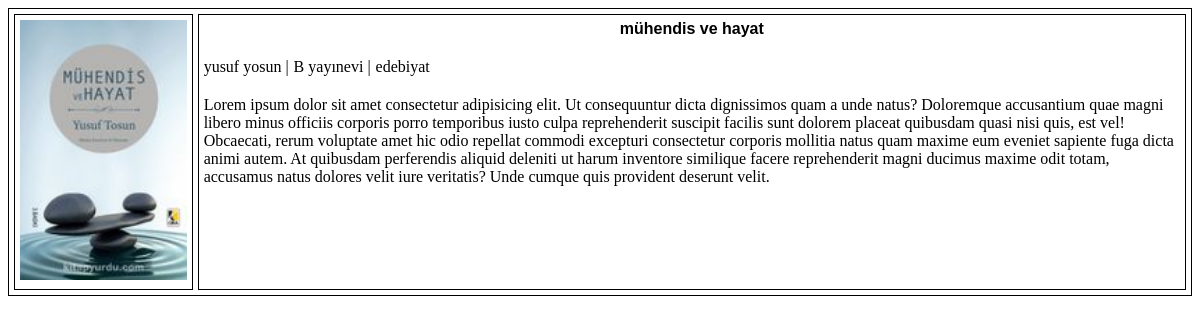
Before: /kitap_detay.php?id=4 with the older database file.
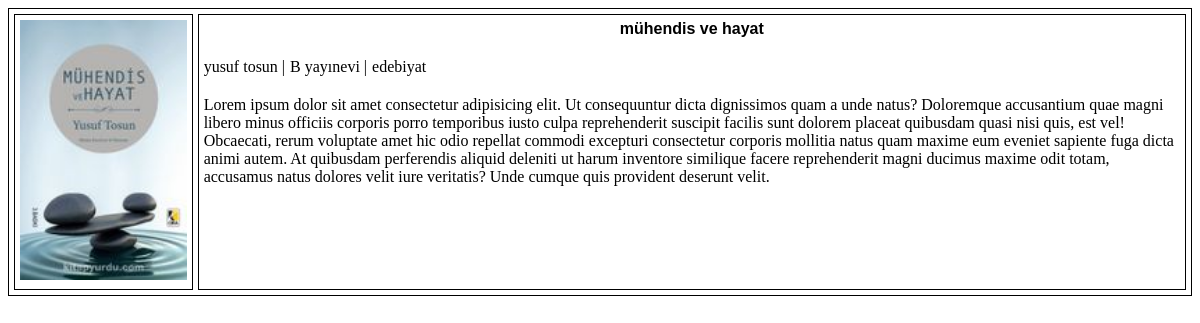
After: the same page with the newer database file.
### tables this page shows
CREATE TABLE `kitaplar` (
  `id` int(11) NOT NULL,
  `isim` varchar(100) NOT NULL,
  `resim` varchar(100) NOT NULL,
  `yayinevi` varchar(100) NOT NULL,
  `tur` varchar(100) NOT NULL,
  `yazar` varchar(100) NOT NULL,
  `ucret` int(11) NOT NULL
);

### kitap_detay.php (the view, shortened to what this page needs)
<?php $get_id = $_GET["id"]?>
<!DOCTYPE html>
<html lang="en">
<head>
    <link rel="stylesheet" type="text/css" href="kitap_Detay.css"/>
</head>
<body>
    <?php
        $host = "localhost";
        $username = "root";
        $password = "";
        $database = "kitap_php";
        $baglanti = mysqli_connect($host,$username,$password,$database);
        $quary = "SELECT * from kitaplar";
        $result = mysqli_query($baglanti, $quary);
        $tum_kitaplar = mysqli_fetch_all($result, MYSQLI_ASSOC);
    ?>
    <?php foreach($tum_kitaplar as $kitap): ?>
        <?php if ($kitap["id"] == $get_id): ?>
            <div class="container">
                <div class="img_container">
                    <div class="resim"><img src="img/<?php echo $kitap["resim"]?>" width="100%"></div>
                </div>
                <div class="text_container">
                    <div class="baslik">
                        <div><?php echo $kitap["isim"]?></div>
                    </div>
                    <div class="yazar_yayinevi">
                        <div class="yazar"><?php echo $kitap["yazar"]?> | </div>
                        <div class="yayinevi_bilgi"><?php echo $kitap["yayinevi"]?>  | </div>
                        <div class="tur"><?php echo $kitap["tur"]?></div>
                    </div>
                    <div class="aciklama">Lorem ipsum dolor sit amet consectetur adipisicing elit. Ut consequuntur dicta dignissimos quam a unde natus? Doloremque accusantium quae magni libero minus officiis corporis porro temporibus iusto culpa reprehenderit suscipit facilis sunt dolorem placeat quibusdam quasi nisi quis, est vel! Obcaecati, rerum voluptate amet hic odio repellat commodi excepturi consectetur corporis mollitia natus quam maxime eum eveniet sapiente fuga dicta animi autem. At quibusdam perferendis aliquid deleniti ut harum inventore similique facere reprehenderit magni ducimus maxime odit totam, accusamus natus dolores velit iure veritatis? Unde cumque quis provident deserunt velit.</div>
                </div>
            </div>
        <?php endif; ?>
    <?php endforeach; ?>
</body>
</html>

### kitap_Detay.css (style rules this page uses)
.container { display: flex; border: 1px solid #000; padding: 5px; }
.img_container { padding: 5px; border: 1px solid #000; width: 200px; margin-right: 5px; }
.text_container { border: 1px solid #000; width: 100%; padding: 5px; }
.baslik { display: flex; justify-content: center; font-family: Arial, Helvetica, sans-serif; font-weight: bold; margin-bottom: 20px; }
.yazar_yayinevi { display: flex; margin-bottom: 20px; }
.yazar { margin-right: 5px; }
.aciklama { display: flex; justify-content: center; }
.yayinevi_bilgi { margin-right: 5px; }

Changed rows visible on the page:
changed kitaplar "mühendis ve hayat": yazar "yusuf yosun" → "yusuf tosun"
